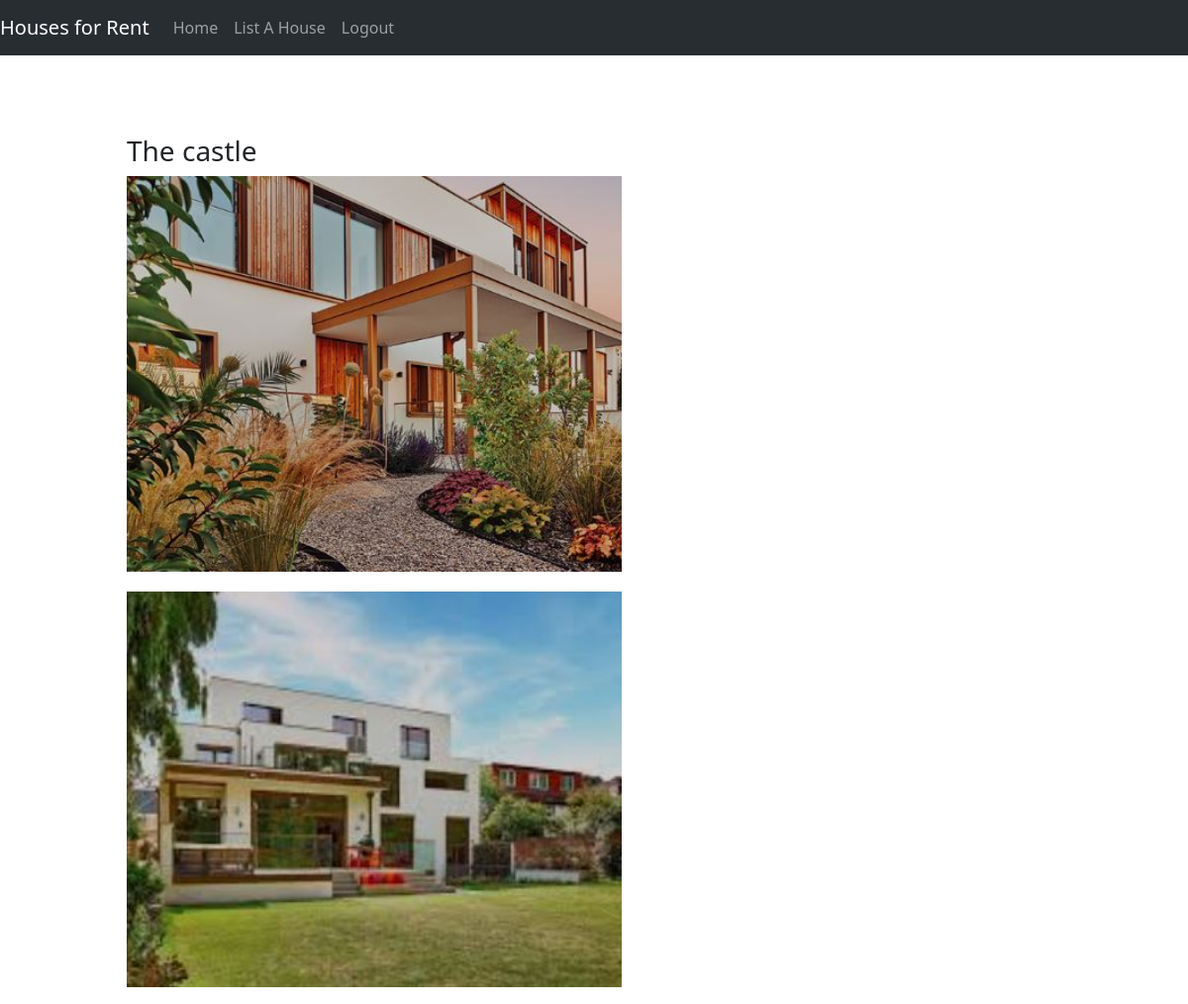
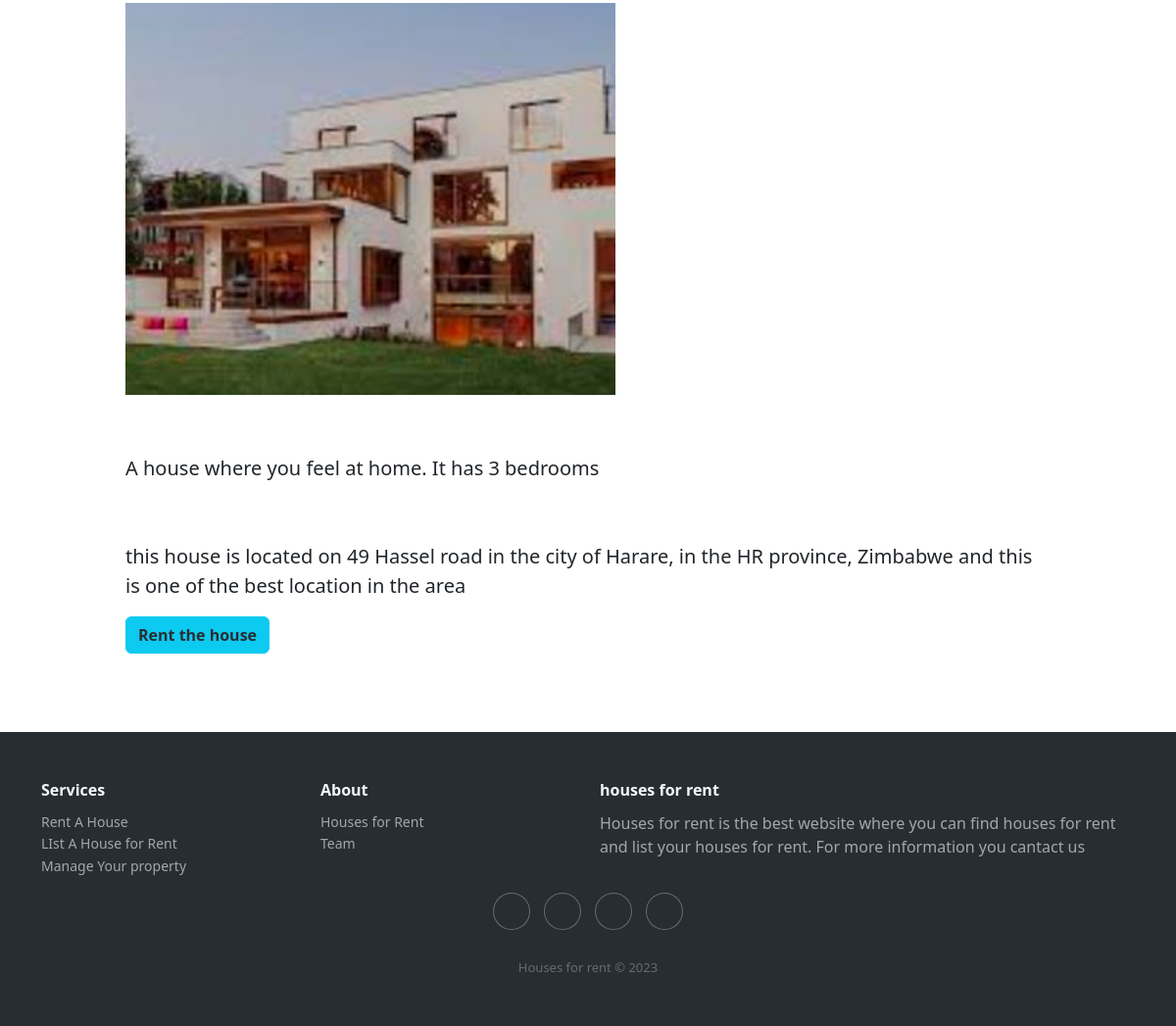
Screenshot of /house/6 (signed in) with the database file from the repository (2 pictures, top to bottom).
### house_project/models.py (models this page shows, shortened)
class House(models.Model):
    name = models.CharField(max_length=100)
    address = models.CharField(max_length=100)
    city = models.CharField(max_length=100)
    state = models.CharField(max_length=2)
    country = models.CharField(max_length=100)
    description = models.TextField()
    house_host = models.ForeignKey('User', on_delete=models.CASCADE, related_name='hosted_houses')
    guest = models.ForeignKey('User', on_delete=models.CASCADE, null=True, blank=True, related_name='rented_houses')
    is_rented = models.BooleanField(default=False)
    rent = models.DecimalField(max_digits=10, decimal_places=2, default=0)

class House_image(models.Model):
    house = models.ForeignKey(House, on_delete=models.CASCADE)
    image = models.ImageField(upload_to='images/', blank=True, null=True)

### house_project/views.py (the view)
# urls.py: path('house/<int:id>', views.house, name='house'),
@login_required(login_url="user_login")
def house(request, id):
    houses = House.objects.get(id=id)
    images = House_image.objects.filter(house=houses)
    return render(request, "house.html", {"house": houses, "images": images})

### house_project/templates/house.html
{% extends 'layout.html' %}
{% block content %}
    <div class="container-div">
        <h3>{{ house.name }}</h3>
        <div class="main-div">
            {% for image in images %}
                <div class="div-1">
                    <img class="img-tag" src="{{ image.image.url }}" alt="house-image">
                </div>
            {% endfor %}
        </div>
        <p>{{ house.description }}</p>
        <p>this house is located on {{ house.address }} in the city of {{ house.city }}, in the {{ house.state }} province, {{ house.country }} and this is one of the best location in the area</p>
        {% if not house.is_rented and not request.user == house.guest and not request.user == house.house_host %}
            <button class="btn btn-info"><strong><a class="button-link" href="{% url 'rent_house' house.id %}">Rent the house</a></strong></button>
        {% elif request.user == house.house_host %}
            <button class="btn btn-info"><strong><a class="button-link" href="{% url 'edit_house' house.id %}">Edit house</a></strong></button>
        {% elif request.user == house.guest %}
            <button class="btn btn-info"><strong><a class="button-link" href="{% url 'rent_house' house.id %}">Return the house</a></strong></button>
        {% else %}
            <button class="btn btn-danger"><strong>House occupied</strong></button>
        {% endif %}
    </div>
{% endblock %}

### house_project/static/house_project/style.css (style rules this page uses)
.container-div { margin: 5em 8em; }
.container-div p { font-size: 20px; margin-top: 3em; }
.button-link { text-decoration: none; color: #282d32; }
.div-1 { width: 500px; height: 400px; text-align: center; }
.main-div { display: flex; column-gap: 20px; row-gap: 20px; flex-wrap: wrap; text-align: center; }
.img-tag { width: 500px; height: 400px; object-fit: cover; object-position: center; }

### rows the page displays
House: name "The castle", description "A house where you feel at home. It has 3 bedrooms", address "49 Hassel road", city "Harare", state "HR", country "Zimbabwe"
House_image: image (picture)
House_image: image (picture)
House_image: image (picture)
